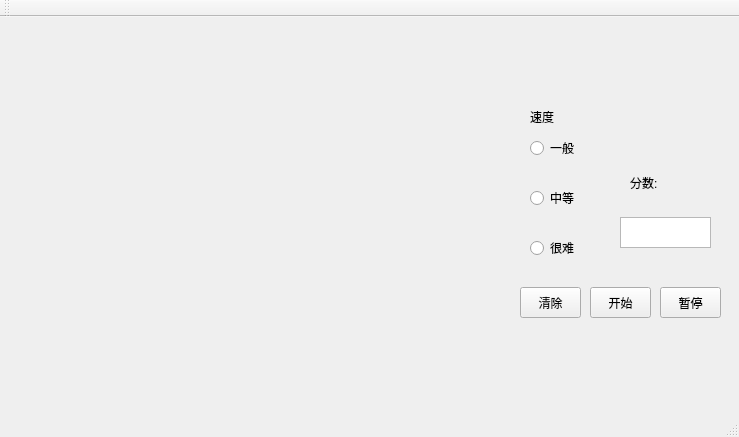
<?xml version="1.0" encoding="UTF-8"?>
<ui version="4.0">
 <class>MainWindow</class>
 <widget class="QMainWindow" name="MainWindow">
  <property name="geometry">
   <rect>
    <x>0</x>
    <y>0</y>
    <width>739</width>
    <height>437</height>
   </rect>
  </property>
  <property name="windowTitle">
   <string>MainWindow</string>
  </property>
  <widget class="QWidget" name="centralWidget">
   <widget class="QPushButton" name="pushButton_pause">
    <property name="geometry">
     <rect>
      <x>660</x>
      <y>270</y>
      <width>61</width>
      <height>31</height>
     </rect>
    </property>
    <property name="text">
     <string>暂停</string>
    </property>
   </widget>
   <widget class="QPushButton" name="pushButton_start">
    <property name="geometry">
     <rect>
      <x>590</x>
      <y>270</y>
      <width>61</width>
      <height>31</height>
     </rect>
    </property>
    <property name="text">
     <string>开始</string>
    </property>
   </widget>
   <widget class="QRadioButton" name="radioButton_easy">
    <property name="geometry">
     <rect>
      <x>530</x>
      <y>120</y>
      <width>61</width>
      <height>22</height>
     </rect>
    </property>
    <property name="text">
     <string>一般</string>
    </property>
   </widget>
   <widget class="QRadioButton" name="radioButton_midle">
    <property name="geometry">
     <rect>
      <x>530</x>
      <y>170</y>
      <width>61</width>
      <height>22</height>
     </rect>
    </property>
    <property name="text">
     <string>中等</string>
    </property>
   </widget>
   <widget class="QRadioButton" name="radioButton_hard">
    <property name="geometry">
     <rect>
      <x>530</x>
      <y>220</y>
      <width>61</width>
      <height>22</height>
     </rect>
    </property>
    <property name="text">
     <string>很难</string>
    </property>
   </widget>
   <widget class="QLabel" name="label_4">
    <property name="geometry">
     <rect>
      <x>530</x>
      <y>90</y>
      <width>41</width>
      <height>20</height>
     </rect>
    </property>
    <property name="text">
     <string>速度</string>
    </property>
   </widget>
   <widget class="QLabel" name="label_2">
    <property name="geometry">
     <rect>
      <x>630</x>
      <y>150</y>
      <width>54</width>
      <height>31</height>
     </rect>
    </property>
    <property name="text">
     <string>分数:</string>
    </property>
   </widget>
   <widget class="QTextEdit" name="textEdit_score">
    <property name="geometry">
     <rect>
      <x>620</x>
      <y>200</y>
      <width>91</width>
      <height>31</height>
     </rect>
    </property>
   </widget>
   <widget class="QPushButton" name="pushButton_clear">
    <property name="geometry">
     <rect>
      <x>520</x>
      <y>270</y>
      <width>61</width>
      <height>31</height>
     </rect>
    </property>
    <property name="text">
     <string>清除</string>
    </property>
   </widget>
  </widget>
  <widget class="QMenuBar" name="menuBar">
   <property name="geometry">
    <rect>
     <x>0</x>
     <y>0</y>
     <width>739</width>
     <height>23</height>
    </rect>
   </property>
  </widget>
  <widget class="QToolBar" name="mainToolBar">
   <attribute name="toolBarArea">
    <enum>TopToolBarArea</enum>
   </attribute>
   <attribute name="toolBarBreak">
    <bool>false</bool>
   </attribute>
  </widget>
  <widget class="QStatusBar" name="statusBar"/>
 </widget>
 <layoutdefault spacing="6" margin="11"/>
 <resources/>
 <connections/>
</ui>
